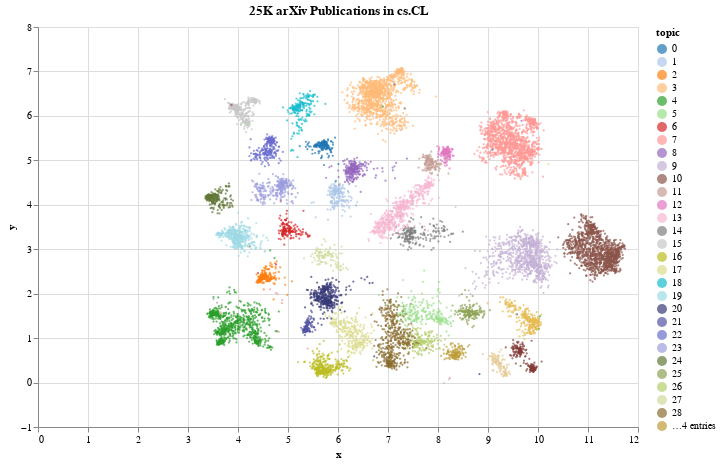

This figure's notebook cell:
### Code cell
custom_color_palette = [
    '#1f77b4', '#aec7e8', '#ff7f0e', '#ffbb78', '#2ca02c',
    '#98df8a', '#d62728', '#ff9896', '#9467bd', '#c5b0d5',
    '#8c564b', '#c49c94', '#e377c2', '#f7b6d2', '#7f7f7f',
    '#c7c7c7', '#bcbd22', '#dbdb8d', '#17becf', '#9edae5',
    '#393b79', '#5254a3', '#6b6ecf', '#9c9ede', '#637939',
    '#8ca252', '#b5cf6b', '#cedb9c', '#8c6d31', '#bd9e39',
    '#e7ba52', '#e7cb94', '#843c39', '#ad494a', '#d6616b'
]

chart = alt.Chart(df).mark_circle(size=5).encode(
    x='x',
    y='y',
    color=alt.Color('topic:N', scale=alt.Scale(range=custom_color_palette)),
    tooltip=['title', 'topic']
).interactive().properties(
    title='25K arXiv Publications in cs.CL',
    width=600,
    height=400,
)
chart.display()

### Figure 1 — Vega specification as saved in the notebook (floating-point values rounded to 4 significant figures; data arrays with more than 128 entries replaced by an {"elided": "..."} marker saying what was removed)
{"$schema": "https://vega.github.io/schema/vega/v5.json", "data": [{"name": "param_2_store"}, {"name": "source_0", "values": {"elided": "11737 records"}}, {"name": "source_0_x_domain_x", "values": [{"min": 3.351, "max": 11.74}]}, {"name": "source_0_y_domain_y", "values": [{"min": -0.011, "max": 7.081}]}, {"name": "source_0_color_domain_topic", "values": [{"topic": 7}, {"topic": 2}, {"topic": 9}, {"topic": 23}, {"topic": 4}, {"topic": 32}, {"topic": 28}, {"topic": 10}, {"topic": 19}, {"topic": 16}, {"topic": 3}, {"topic": 6}, {"topic": 13}, {"topic": 22}, {"topic": 21}, {"topic": 15}, {"topic": 18}, {"topic": 24}, {"topic": 20}, {"topic": 30}, {"topic": 0}, {"topic": 5}, {"topic": 12}, {"topic": 25}, {"topic": 1}, {"topic": 8}, {"topic": 17}, {"topic": 14}, {"topic": 11}, {"topic": 31}, {"topic": 27}, {"topic": 26}, {"topic": 29}]}], "signals": [{"name": "unit", "value": {}, "on": [{"events": "pointermove", "update": "isTuple(group()) ? group() : unit"}]}, {"name": "param_2", "update": "vlSelectionResolve(\"param_2_store\", \"union\")"}, {"name": "param_2_x", "on": [{"events": [{"source": "view", "type": "dblclick"}], "update": "null"}, {"events": {"signal": "param_2_translate_delta"}, "update": "panLinear(param_2_translate_anchor.extent_x, -param_2_translate_delta.x / width)"}, {"events": {"signal": "param_2_zoom_delta"}, "update": "zoomLinear(domain(\"x\"), param_2_zoom_anchor.x, param_2_zoom_delta)"}]}, {"name": "param_2_y", "on": [{"events": [{"source": "view", "type": "dblclick"}], "update": "null"}, {"events": {"signal": "param_2_translate_delta"}, "update": "panLinear(param_2_translate_anchor.extent_y, param_2_translate_delta.y / height)"}, {"events": {"signal": "param_2_zoom_delta"}, "update": "zoomLinear(domain(\"y\"), param_2_zoom_anchor.y, param_2_zoom_delta)"}]}, {"name": "param_2_tuple", "on": [{"events": [{"signal": "param_2_x || param_2_y"}], "update": "param_2_x && param_2_y ? {unit: \"\", fields: param_2_tuple_fields, values: [param_2_x,param_2_y]} : null"}]}, {"name": "param_2_tuple_fields", "value": [{"field": "x", "channel": "x", "type": "R"}, {"field": "y", "channel": "y", "type": "R"}]}, {"name": "param_2_translate_anchor", "value": {}, "on": [{"events": [{"source": "scope", "type": "pointerdown"}], "update": "{x: x(unit), y: y(unit), extent_x: domain(\"x\"), extent_y: domain(\"y\")}"}]}, {"name": "param_2_translate_delta", "value": {}, "on": [{"events": [{"source": "window", "between": [{"source": "scope", "type": "pointerdown"}, {"source": "window", "type": "pointerup"}], "type": "pointermove", "consume": true}], "update": "{x: param_2_translate_anchor.x - x(unit), y: param_2_translate_anchor.y - y(unit)}"}]}, {"name": "param_2_zoom_anchor", "on": [{"events": [{"source": "scope", "consume": true, "type": "wheel"}], "update": "{x: invert(\"x\", x(unit)), y: invert(\"y\", y(unit))}"}]}, {"name": "param_2_zoom_delta", "on": [{"events": [{"source": "scope", "consume": true, "type": "wheel"}], "update": "pow(1.001, event.deltaY * pow(16, event.deltaMode))", "force": true}]}, {"name": "param_2_modify", "on": [{"events": {"signal": "param_2_tuple"}, "update": "modify(\"param_2_store\", param_2_tuple, true)"}]}], "marks": [{"type": "symbol", "name": "marks", "from": {"data": "source_0"}, "encode": {"update": {"y": {"field": "y", "scale": "y"}, "opacity": {"value": 0.7}, "fill": {"field": "topic", "scale": "color"}, "tooltip": {"signal": "{\"title\": isValid(datum[\"title\"]) ? datum[\"title\"] : \"\"+datum[\"title\"], \"topic\": format(datum[\"topic\"], \"\")}"}, "shape": {"value": "circle"}, "size": {"value": 5}, "x": {"field": "x", "scale": "x"}}}, "interactive": true, "clip": true, "style": ["circle"]}], "scales": [{"name": "x", "type": "linear", "domain": [{"signal": "(data(\"source_0_x_domain_x\")[0] || {}).min"}, {"signal": "(data(\"source_0_x_domain_x\")[0] || {}).max"}], "range": [0, {"signal": "width"}], "zero": true, "domainRaw": {"signal": "param_2[\"x\"]"}, "nice": true}, {"name": "y", "type": "linear", "domain": [{"signal": "(data(\"source_0_y_domain_y\")[0] || {}).min"}, {"signal": "(data(\"source_0_y_domain_y\")[0] || {}).max"}], "range": [{"signal": "height"}, 0], "zero": true, "domainRaw": {"signal": "param_2[\"y\"]"}, "nice": true}, {"name": "color", "type": "ordinal", "domain": {"data": "source_0_color_domain_topic", "field": "topic", "sort": true}, "range": ["#1f77b4", "#aec7e8", "#ff7f0e", "#ffbb78", "#2ca02c", "#98df8a", "#d62728", "#ff9896", "#9467bd", "#c5b0d5", "#8c564b", "#c49c94", "#e377c2", "#f7b6d2", "#7f7f7f", "#c7c7c7", "#bcbd22", "#dbdb8d", "#17becf", "#9edae5", "#393b79", "#5254a3", "#6b6ecf", "#9c9ede", "#637939", "#8ca252", "#b5cf6b", "#cedb9c", "#8c6d31", "#bd9e39", "#e7ba52", "#e7cb94", "#843c39", "#ad494a", "#d6616b"]}], "axes": [{"scale": "x", "zindex": 0, "grid": true, "tickCount": {"signal": "ceil(width/40)"}, "maxExtent": 0, "gridScale": "y", "domain": false, "orient": "bottom", "aria": false, "ticks": false, "labels": false, "minExtent": 0}, {"scale": "y", "orient": "left", "ticks": false, "aria": false, "labels": false, "domain": false, "minExtent": 0, "zindex": 0, "gridScale": "x", "maxExtent": 0, "grid": true, "tickCount": {"signal": "ceil(height/40)"}}, {"scale": "x", "title": "x", "orient": "bottom", "labelFlush": true, "labelOverlap": true, "zindex": 0, "grid": false, "tickCount": {"signal": "ceil(width/40)"}}, {"scale": "y", "orient": "left", "grid": false, "tickCount": {"signal": "ceil(height/40)"}, "labelOverlap": true, "title": "y", "zindex": 0}], "title": {"text": "25K arXiv Publications in cs.CL", "frame": "group"}, "height": 400, "background": "white", "width": 600, "padding": 5, "style": "cell", "legends": [{"fill": "color", "symbolType": "circle", "title": "topic", "encode": {"symbols": {"update": {"opacity": {"value": 0.7}}}}}]}
